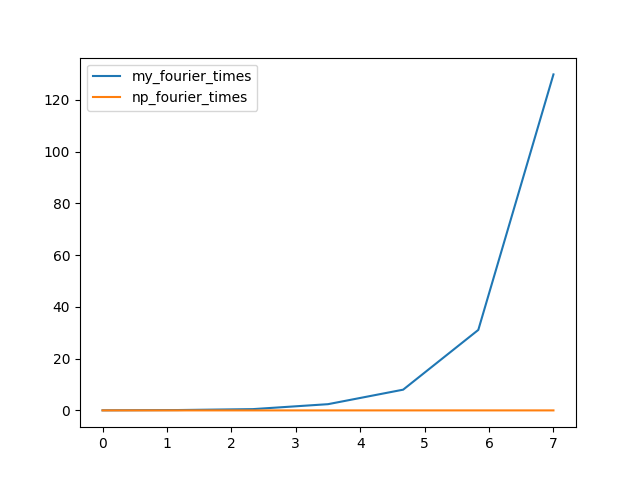

Here is the Python script that generated this plot:
import cmath
import numpy as np
import time
import matplotlib.pyplot as plt

def my_fourier(x):
    N = len(x)
    X = np.zeros(N, dtype=np.complex_)
    
    for k in range(N):
        for n in range(N):
            X[k] += x[n] * cmath.exp(-2j * np.pi * k * n / N)
    
    return X


def main():
    N = [2**(7+i) for i in range(7)]
    freq = 10
    my_fourier_times = []
    np_fourier_times = []
    for n in N:
        t = np.linspace(0, 1, n)
        y = np.sin(2*np.pi*t*freq)
        start = time.time()
        F = np.fft.fft(y)
        duration = time.time() - start
        print(duration)
        np_fourier_times.append(duration)
        start = time.time()
        F = my_fourier(y)
        duration = time.time() - start
        print(duration)
        my_fourier_times.append(duration)
        print("==")

    t = np.linspace(0, 7, 7)
    plt.plot(t, my_fourier_times, scaley='log', label='my_fourier_times')
    plt.plot(t, np_fourier_times, scaley='log', label='np_fourier_times')
    plt.legend()
    plt.show()
main()
